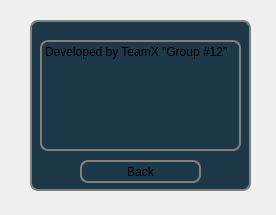
<?xml version="1.0" encoding="UTF-8"?>
<ui version="4.0">
 <class>AboutDialog</class>
 <widget class="QDialog" name="AboutDialog">
  <property name="geometry">
   <rect>
    <x>0</x>
    <y>0</y>
    <width>276</width>
    <height>215</height>
   </rect>
  </property>
  <property name="windowTitle">
   <string>Dialog</string>
  </property>
  <property name="autoFillBackground">
   <bool>true</bool>
  </property>
  <widget class="QGroupBox" name="groupBox">
   <property name="geometry">
    <rect>
     <x>30</x>
     <y>20</y>
     <width>221</width>
     <height>171</height>
    </rect>
   </property>
   <property name="sizePolicy">
    <sizepolicy hsizetype="Maximum" vsizetype="Maximum">
     <horstretch>0</horstretch>
     <verstretch>0</verstretch>
    </sizepolicy>
   </property>
   <property name="styleSheet">
    <string notr="true">border-style: solid;
border: 2px solid grey;
border-radius: 8px;
background-color: rgb(29, 56, 73);</string>
   </property>
   <property name="title">
    <string/>
   </property>
   <widget class="QPushButton" name="BackButton">
    <property name="geometry">
     <rect>
      <x>50</x>
      <y>140</y>
      <width>121</width>
      <height>23</height>
     </rect>
    </property>
    <property name="styleSheet">
     <string notr="true">   background-color: qlineargradient(x1: 0, y1: 0, x2: 0, y2: 1,
                                      stop: 0 #dadbde, stop: 1 #f6f7fa);
</string>
    </property>
    <property name="text">
     <string notr="true">Back</string>
    </property>
   </widget>
   <widget class="QLabel" name="label">
    <property name="geometry">
     <rect>
      <x>10</x>
      <y>20</y>
      <width>201</width>
      <height>111</height>
     </rect>
    </property>
    <property name="styleSheet">
     <string notr="true">   background-color: qlineargradient(x1: 0, y1: 0, x2: 0, y2: 1,
                                      stop: 0 #dadbde, stop: 1 #f6f7fa);
</string>
    </property>
    <property name="text">
     <string>Developed by TeamX &quot;Group #12&quot;</string>
    </property>
    <property name="textFormat">
     <enum>Qt::RichText</enum>
    </property>
    <property name="alignment">
     <set>Qt::AlignLeading|Qt::AlignLeft|Qt::AlignTop</set>
    </property>
    <property name="wordWrap">
     <bool>true</bool>
    </property>
   </widget>
  </widget>
 </widget>
 <resources/>
 <connections/>
</ui>
